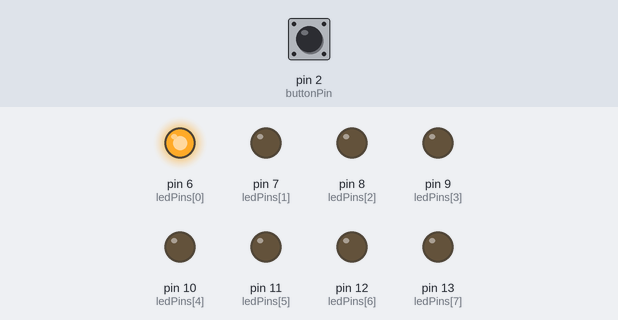
Simulated run of this sketch. Board: Arduino Uno, built with avr-gcc and run on an emulated ATmega328P. Parts: output pins drawn as LEDs (lit = HIGH). The inputs (shaded band) are chosen by the test bench; at power-on: pin 2 (buttonPin) LOW.

Above: at 0.15 s.
At 1.7 s:
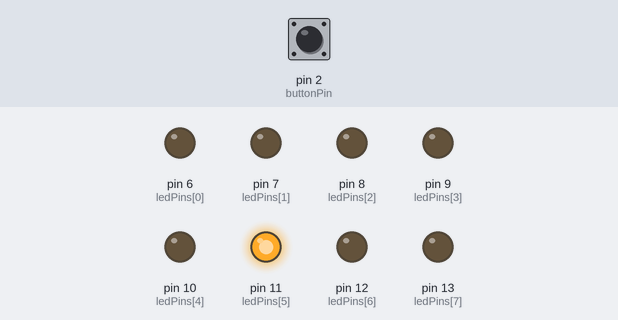
1.8 s: pin 2 (buttonPin) pulled HIGH for 3.2 s
At 5.15 s:
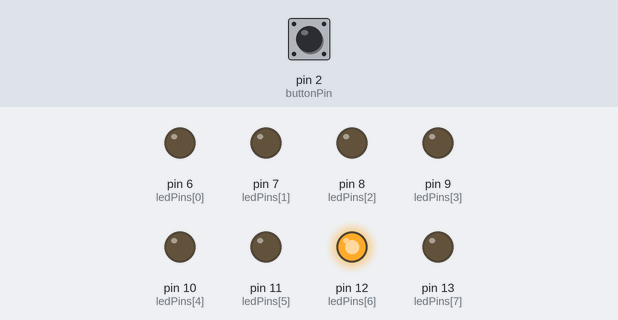
Timing chart, 0 to 14.0 s (numbered marks = the images above; inputs shaded):
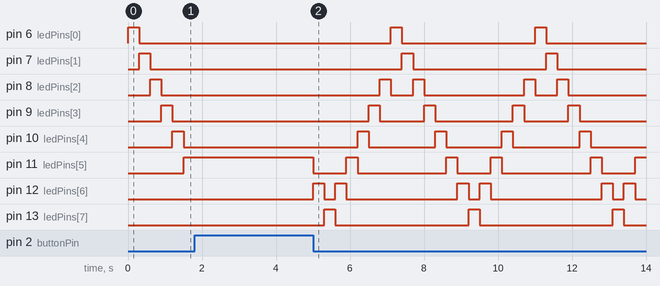

Measured:
- by itself, pin 6 (ledPins[0]), pin 7 (ledPins[1]), pin 13 (ledPins[7]): alternates HIGH for 0.30 s and LOW for 3.6 s
- by itself, pin 11 (ledPins[5]): repeats every 3.9 s: HIGH 0.30 s, LOW 2.4 s, HIGH 0.30 s, LOW 0.90 s
- by itself, pin 12 (ledPins[6]): repeats every 3.9 s: LOW 0.30 s, HIGH 0.30 s, LOW 3.0 s, HIGH 0.30 s

The sketch:

sketch_mar31b.ino
```cpp
int ledCount = 14;
int ledPins[] = { 6,7,8,9,10,11,12,13,12,11,10,9,8,7 };
int ledDelay = 300;
int buttonPin = 2;

void setup() {
  // put your setup code here, to run once:
  for (int thisLed = 0; thisLed < ledCount; thisLed++) {
    pinMode(ledPins[thisLed], OUTPUT);
  }
  pinMode(buttonPin, INPUT);

}

void loop() {
  // put your main code here, to run repeatedly:
  for (int thisLed = 0; thisLed < ledCount -1; thisLed++) {
    digitalWrite(ledPins[thisLed], HIGH);
    delay(ledDelay);
    while(digitalRead(buttonPin) == HIGH) {
      delay(10);
    }
    digitalWrite(ledPins[thisLed], LOW);
  }

}
```
